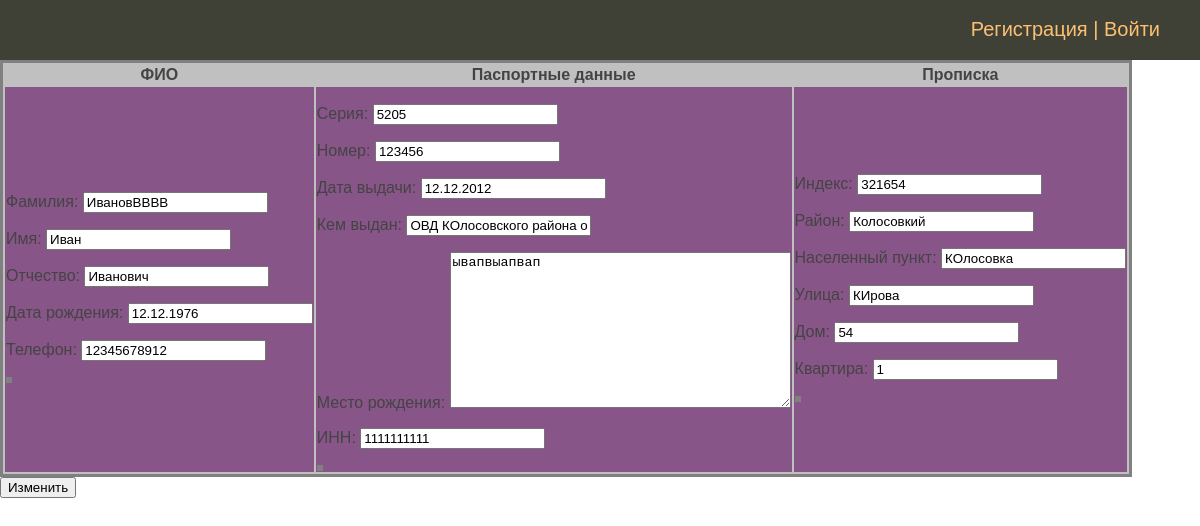
The page /person_mod/29/edit on the database as committed earlier.
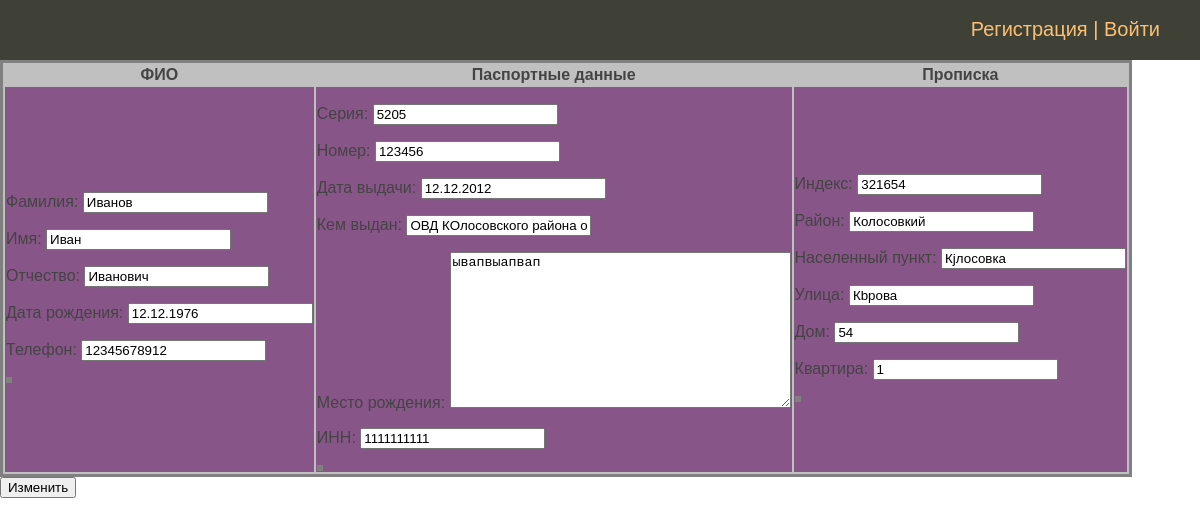
The same page on the database as committed later.
### person/models.py (models this page shows, shortened)
class Person(models.Model):
    second_name = models.CharField(max_length=50, verbose_name='Фамилия')
    first_name = models.CharField(max_length=50, verbose_name='Имя')
    patronymic = models.CharField(max_length=50, blank=True, null=True, verbose_name='Отчество')
    date_of_bird = models.DateField(blank=True, null=True, verbose_name='Дата рождения')
    phone_number = models.IntegerField(max_length=11, blank=True, null=True, verbose_name='Телефон')
    residence_address = models.OneToOneField(ResidenceAddress, on_delete=models.CASCADE,
                                             blank=True, null=True, verbose_name='Адрес проживания')
    passport = models.OneToOneField(Passport, on_delete=models.CASCADE,
                                    blank=True, null=True, verbose_name='паспортные данные')
    class Meta:
        verbose_name = 'ФИО'
        verbose_name_plural = 'ФИО'

class ResidenceAddress(models.Model):
    postcode = models.CharField(max_length=6, blank=True, null=True, verbose_name='Индекс')
    district = models.CharField(max_length=50, blank=True, null=True, verbose_name='Район')
    locality = models.CharField(max_length=50, blank=True, null=True, verbose_name='Населенный пункт')
    street = models.CharField(max_length=50, blank=True, null=True, verbose_name='Улица')
    house_number = models.PositiveSmallIntegerField(max_length=6, blank=True, null=True, verbose_name='Дом')
    apartment_number = models.PositiveSmallIntegerField(max_length=6, blank=True, null=True, verbose_name='Квартира')
    class Meta:
        verbose_name = 'Адрес проживания'
        verbose_name_plural = 'Адреса проживания'

### person/views.py (the view)
# urls.py: path('person_mod/<int:pk>/edit', views.person_mod, name='person_mod'),
def person_mod(request, pk):
    pers = get_object_or_404(Person, pk=pk)
    addr = pers.residence_address
    passp = pers.passport
    if request.method == 'POST':
        form_person_mod = AddPerson(request.POST, instance=pers)
        form_passport_mod = AddPassport(request.POST, instance=passp)
        form_residence_address_mod = AddResidenceAddress(request.POST, instance=addr)
        if form_person_mod.is_valid() and form_passport_mod.is_valid() and form_residence_address_mod.is_valid():
            form_person_mod.save()
            form_passport_mod.save()
            form_residence_address_mod.save()
            return redirect('person_list')
    else:
        form_person_mod = AddPerson(instance=pers)
        form_passport_mod = AddPassport(instance=passp)
        form_residence_address_mod = AddResidenceAddress(instance=addr)
        cont = {'form_person_mod': form_person_mod,
                'form_passport_mod': form_passport_mod,
                'form_residence_address_mod': form_residence_address_mod,
                'pk': pk,
                'title': 'Добавить заявителя'}
        return render(request, 'person/person_mod.html', context=cont)

### person/forms.py
class AddPerson(forms.ModelForm):
    class Meta:
        model = Person
        fields = ['second_name', 'first_name', 'patronymic', 'date_of_bird', 'phone_number',]

class AddPassport(forms.ModelForm):
    class Meta:
        model = Passport
        fields = '__all__'

### person/templates/person/person_mod.html (shortened to what this page needs)
{% extends 'sobnushdi/base.html' %}
{% block content %}
<form action="{% url 'person_mod' pk=pk %}" method="post">
      <table bgcolor="silver">
        <tr>
            <th>ФИО</th>
            <th>Паспортные данные</th>
            <th>Прописка</th>
        </tr>
    <tr bgcolor="#858">
        <td>
            <table >
                {{ form_person_mod.as_p }}
            </table>
        </td>
        <td>
            <table>
                {{ form_passport_mod.as_p }}
            </table>
        </td>
        <td>
            <table>
                {{ form_residence_address_mod.as_p }}
            </table>
        </td>
    </tr>
    </table>
    <button type="submit">Изменить</button>
</form>
{% endblock %}

Rows that differ between the two databases and show on the page:
changed Person "Иван": second_name "ИвановВВВВ" → "Иванов"
changed ResidenceAddress "Колосовкий": locality "КОлосовка" → "Кjлосовка"; street "КИрова" → "Кbрова"
